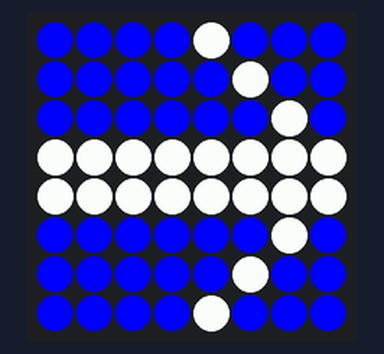
Bench run of a program on a simulated Raspberry Pi (BCM pin numbers) with a Sense HAT. Shown: the Sense HAT's 8×8 RGB LED matrix. At 0.0 s the program stops and its outputs stay as they are.

Above: at 0.1 s.

The program:

Test2.py
```python
from sense_hat import SenseHat
from time import sleep
from random import choice
sense = SenseHat()
w = (255,255,255)
g = (0,255,0)
r = (255,0,0)
e = (0,0,255)

# Create images for three different coloured arrows

arrow = [
e,e,e,w,w,e,e,e,
e,e,w,w,w,w,e,e,
e,w,e,w,w,e,w,e,
w,e,e,w,w,e,e,w,
e,e,e,w,w,e,e,e,
e,e,e,w,w,e,e,e,
e,e,e,w,w,e,e,e,
e,e,e,w,w,e,e,e
]
angle=(90)
sense.set_rotation(angle)
sense.set_pixels(arrow)
```
